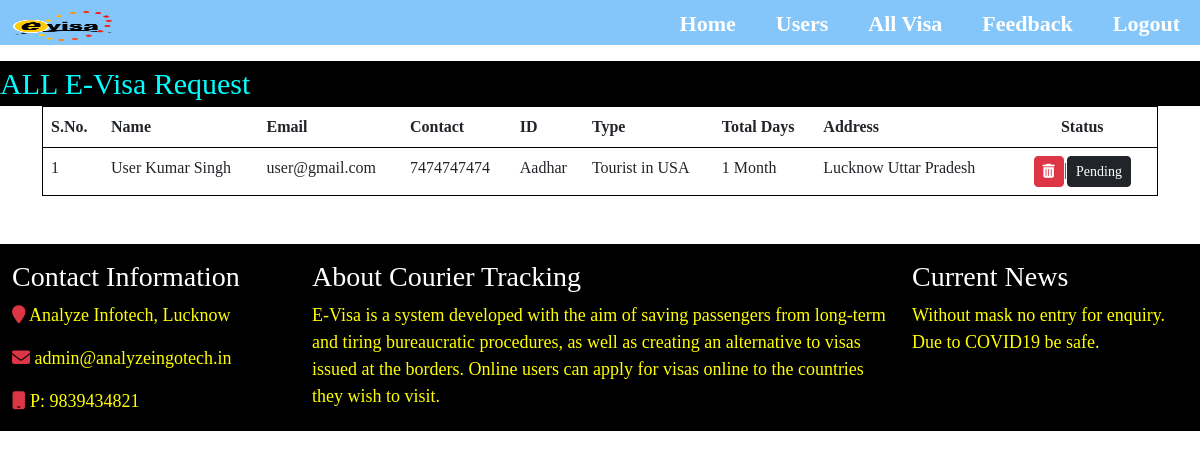
Page /all_visa (signed in) on the committed database.
### visa/models.py (models this page shows)
class VisaRequest(models.Model):
    first_name=models.CharField(max_length=40,null=True)
    last_name=models.CharField(max_length=40,null=True)
    email=models.CharField(max_length=40,null=True)
    mobile=models.CharField(max_length=40,null=True)
    parcel_type=models.CharField(max_length=40,null=True)
    request_date=models.CharField(max_length=50,null=True)
    gov_id=models.CharField(max_length=40,null=True)
    gov_no=models.CharField(max_length=40,null=True)
    weight=models.CharField(max_length=40,null=True)
    country=models.CharField(max_length=40,null=True)
    address=models.CharField(max_length=200,null=True)
    status=models.CharField(max_length=40,null=True)
    parcel_id=models.IntegerField(max_length=50,null=True)

### visa/views.py (the view)
# urls.py: path('all_visa',all_visa,name='all_visa'),
def all_visa(request):
    if not request.user.is_authenticated:
        return redirect('login')
    data = VisaRequest.objects.all()
    data = data[::-1]
    d={'data':data}
    return render(request,'all_visa.html',d)

### visa/templates/all_visa.html (shortened to what this page needs)
{% include 'admin_navigation.html' %}
<marquee behavior="alternate" class="mt-3" style="background:black;font-size:30px;color:cyan;font-family:copperplate gothic;">
    ALL E-Visa Request
</marquee>
<div class="container">
    <table class="table table-stripped table-hover mb-5" style="border:1px solid black;border-radius:10px;">
    <tr bgcolor="pink">
        <th>S.No.</th>
        <th>Name</th>
        <th>Email</th>
        <th>Contact</th>
        <th>ID</th>
        <th>Type</th>
        <th>Total Days</th>
        <th>Address</th>
        <th style="text-align:center;">Status</th>
    </tr>
    {% for i in data %}
    <tr>
        <td>{{forloop.counter}}</td>
        <td>{{i.first_name}} {{i.last_name}}</td>
        <td>{{i.email}}</td>
        <td>{{i.mobile}}</td>
        <td>{{i.gov_id}}<br>{{i.gov_id_no}}</td>
        <td>{{i.parcel_type}} in {{i.country}}</td>
        <td>{{i.weight}}</td>
        <td>{{i.address}}</td>
        <td style="text-align:center;width:150px;"><a href="{% url 'delete_visa' i.id %}" class="btn btn-danger btn-sm" title="Delete Request"><i class="fas fa-trash-alt"></i></a>|<a href="{% url 'change_status' i.id %}" class="btn btn-dark btn-sm">{{i.status}}</a>
        </td>
    </tr>
    {% endfor %}
</table>
</div>
{% include 'footer.html' %}

### visa/templates/admin_navigation.html (style rules this page uses)
* { margin: 0px; list-style: none; padding: 0px; font-family:copperplate gothic; }

### rows in the picture
VisaRequest: first_name "User Kumar", last_name "Singh", email "user@gmail.com", mobile "7474747474", gov_id "Aadhar", parcel_type "Tourist", country "USA", weight "1 Month", address "Lucknow Uttar Pradesh", status "Pending"
